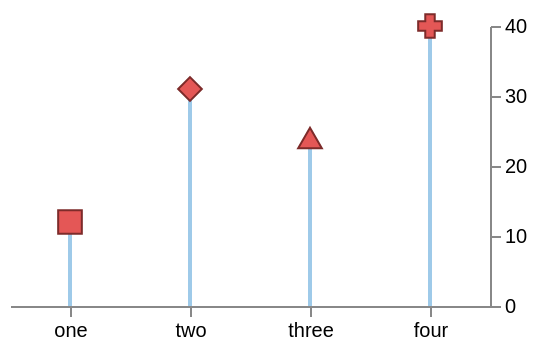

Here is the Vega-Lite specification saved for this chart:
### Vega specification from a JSON file in a GitHub repository (floating-point values rounded to 4 significant figures)
{"$schema": "https://vega.github.io/schema/vega/v6.json", "description": "A lollipop chart: a point scale, rules from the baseline, symbols of several shapes, and a right-hand axis. Point scales and rule marks have never been compared before.", "width": 240, "height": 140, "padding": 5, "data": [{"name": "table", "values": [{"name": "one", "value": 12, "kind": "square"}, {"name": "two", "value": 31, "kind": "diamond"}, {"name": "three", "value": 24, "kind": "triangle-up"}, {"name": "four", "value": 40, "kind": "cross"}]}], "scales": [{"name": "x", "type": "point", "domain": {"data": "table", "field": "name"}, "range": "width", "padding": 0.5}, {"name": "y", "type": "linear", "domain": {"data": "table", "field": "value"}, "range": "height", "nice": true, "zero": true}], "axes": [{"orient": "bottom", "scale": "x"}, {"orient": "right", "scale": "y", "tickCount": 4}], "marks": [{"type": "rule", "from": {"data": "table"}, "encode": {"enter": {"x": {"scale": "x", "field": "name"}, "y": {"scale": "y", "value": 0}, "y2": {"scale": "y", "field": "value"}, "stroke": {"value": "#9ecae9"}, "strokeWidth": {"value": 2}}}}, {"type": "symbol", "from": {"data": "table"}, "encode": {"enter": {"x": {"scale": "x", "field": "name"}, "y": {"scale": "y", "field": "value"}, "shape": {"field": "kind"}, "size": {"value": 140}, "fill": {"value": "#e45756"}, "stroke": {"value": "#7d2b2a"}, "strokeWidth": {"value": 1}}}}]}
